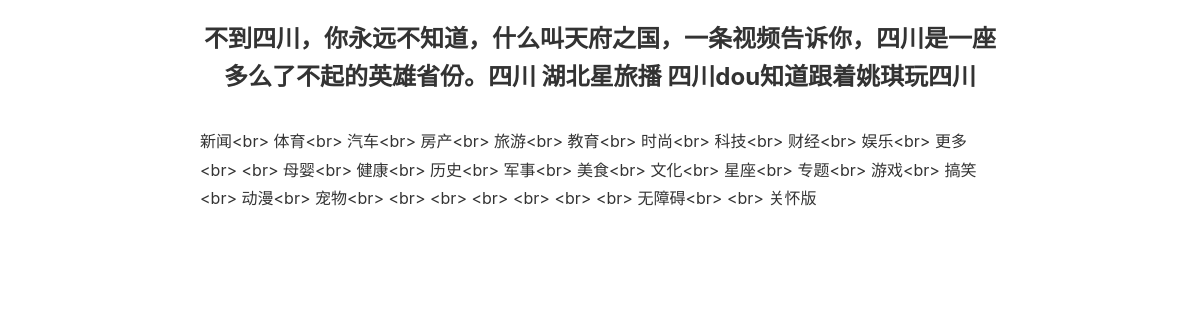
/business/warehouse/preview/6 (signed in), run on the app's committed database.
### app/models/opinion.py (models this page shows, shortened)
class OpinionDetail(db.Model):
    __tablename__ = 'opinion_detail'
    id = db.Column(db.Integer, primary_key=True)
    opinion_id = db.Column(db.Integer, db.ForeignKey('opinion_data.id'), nullable=False, unique=True)
    title = db.Column(db.String(512), nullable=True)
    content = db.Column(db.Text, nullable=True)
    created_at = db.Column(db.DateTime, default=datetime.now)
    updated_at = db.Column(db.DateTime, default=datetime.now, onupdate=datetime.now)
    opinion = db.relationship('OpinionData', backref=db.backref('detail', uselist=False))

### app/views/business/warehouse.py (the view)
@business_bp.route('/warehouse/preview/<int:id>')
@login_required
def preview_data(id):
    item = OpinionData.query.get_or_404(id)
    detail = OpinionDetail.query.filter_by(opinion_id=id).first()
    if not detail:
        return render_template('business/preview.html', item=item, detail=None, msg="尚未进行深度采集或采集失败")
    return render_template('business/preview.html', item=item, detail=detail)

### app/templates/business/preview.html (shortened to what this page needs)
<!DOCTYPE html>
<html>
<head>
    <link rel="stylesheet" href="{{ url_for('static', filename='layui-v2.13.2/layui/css/layui.css') }}">
</head>
<body>
<div class="content-container">
    {% if detail %}
        <h1 class="article-title">{{ detail.title }}</h1>
        <div class="article-content">
            {% if detail.content %}
                {{ detail.content | safe | replace('\n', '<br>') }}
            {% else %}
                <p style="text-align: center; color: #999;">暂无详细内容</p>
            {% endif %}
        </div>
    {% endif %}
</div>
</body>
</html>

### app/templates/business/preview.html (style rules this page uses)
body { padding: 20px; background-color: #fff; }
.content-container { max-width: 800px; margin: 0 auto; }
.article-title { text-align: center; font-size: 24px; font-weight: bold; margin-bottom: 30px; color: #333; }
.article-content { font-size: 16px; line-height: 1.8; color: #333; }

### data on the page
OpinionDetail: title "不到四川，你永远不知道，什么叫天府之国，一条视频告诉你，四川是一座多么了不起的英雄省份。四川 湖北星旅播 四川dou知道跟着姚琪玩四川", content "新闻<br> 体育<br> 汽车<br> 房产<br> 旅游<br> 教育<br> 时尚<br> 科技<br> 财经<br> 娱乐<br> 更多<br> <br> 母婴<br> 健康<br> 历史<br> 军事<br> 美食<br> 文化<br> 星座<br> 专题<br> 游戏<br> 搞笑<br> 动漫<br> 宠物<br> <br> <br> <br> <br> <br> <br> 无障碍<br> <br> 关怀版"
